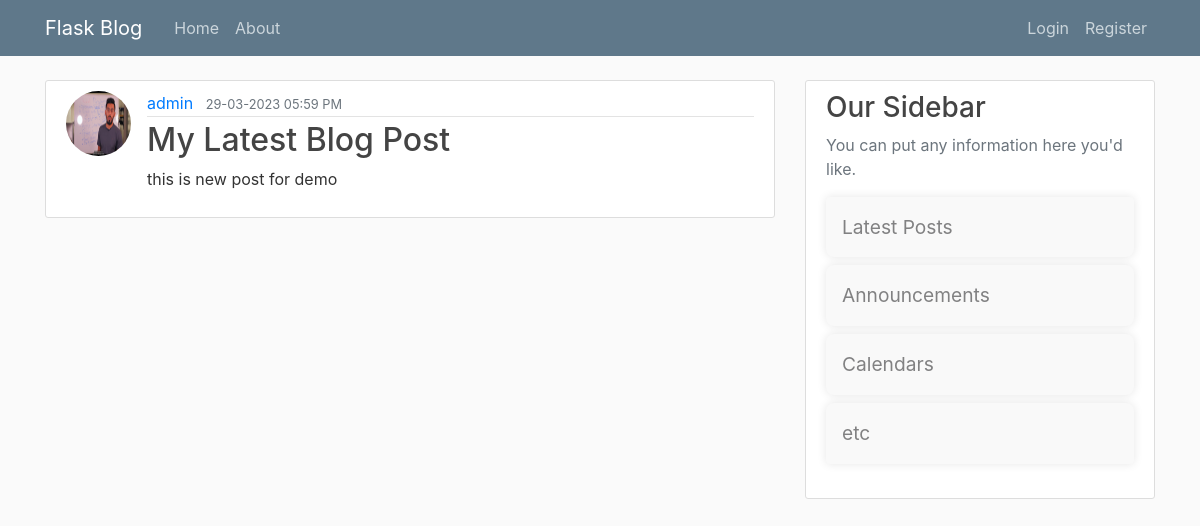
Screenshot of /post/26 with the database file from the repository.
### flaskblog/models.py (models this page shows, shortened)
class User(db.Model,UserMixin):
    id = db.Column(db.Integer, primary_key=True)
    username = db.Column(db.String(20), unique=True, nullable=False)
    email = db.Column(db.String(120), unique=True, nullable=False)
    image_file = db.Column(db.String(20), nullable=False, default='default.png')
    password = db.Column(db.String(60), nullable=False)
    posts = db.relationship('Post', backref='author', lazy='dynamic')

class Post(db.Model):
    id = db.Column(db.Integer, primary_key=True)
    title = db.Column(db.String(100), nullable=False)
    content = db.Column(db.Text, nullable=False)
    date_posted = db.Column(db.DateTime, nullable=False, default=datetime.utcnow)
    user_id = db.Column(db.Integer, db.ForeignKey('user.id'), nullable=False)

### flaskblog/posts/routes.py (the view)
@posts.route('/post/<int:post_id>')
def post(post_id):
    post = Post.query.get_or_404(post_id)
    return render_template('post.html',title=post.title,post=post)

### flaskblog/templates/post.html (shortened to what this page needs)
{% extends 'layout.html' %}
{% block content %}
        <article class="media content-section">
            <img class="rounded-circle article-img" src="{{ url_for('static',filename='profile_pics/'+ post.author.image_file) }}" alt="">
            <div class="media-body">
            <div class="article-metadata">
                <a class="mr-2" href="{{ url_for('users.user_posts',username=post.author.username) }}">{{ post.author.username }}</a>
                <small class="text-muted">{{ post.date_posted.strftime('%d-%m-%Y  %I:%M %p') }}</small>
            </div>
            <h2 class="article-title" >{{ post.title }} </h2>
            <p class="article-content">{{ post.content }}</p>
            </div>
        </article>
{% endblock content %}

### flaskblog/static/main.css (style rules this page uses)
body { background: #fafafa; color: #333333; margin-top: 5rem; }
h1, h2, h3, h4, h5, h6 { color: #444444; }
a { text-decoration: none; }
.content-section { background: #ffffff; padding: 10px 20px; border: 1px solid #dddddd; border-radius: 3px; margin-bottom: 20px; }
.article-title { color: #444444; }
.article-content { white-space: pre-line; }
.article-img { height: 65px; width: 65px; margin-right: 16px; }
.article-metadata { padding-bottom: 1px; margin-bottom: 4px; border-bottom: 1px solid #e3e3e3 }

### rows the page displays
User: image_file (picture), author.username "admin"
Post: date_posted "29-03-2023 05:59 PM", title "My Latest Blog Post", content "this is new post for demo"
